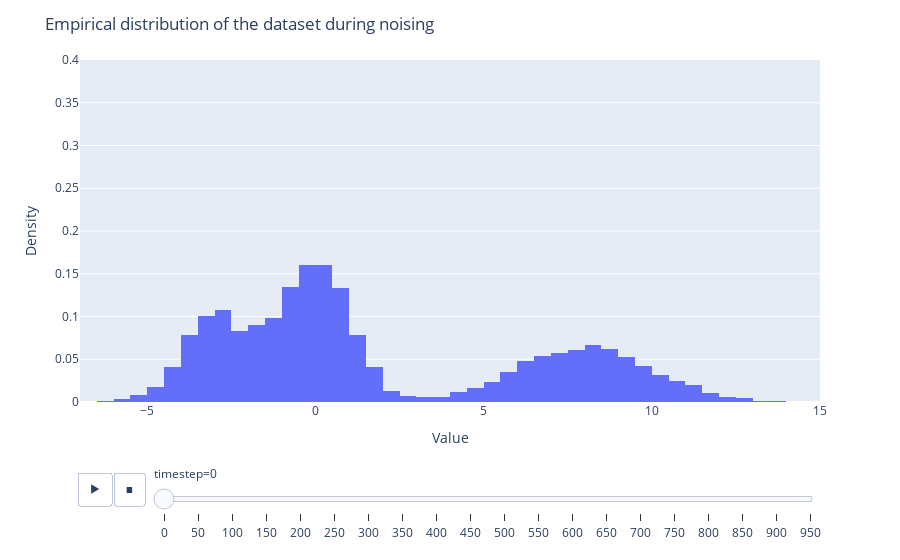

Write notebook code for a chart like this one.
### Code cell
data = []

for t in range(0, timesteps, 50): 
    
    t_index = torch.full((x_0.shape[0],), t, device=device)
    noised = noising(t_index, x_0, alpha_bar, seed=42)
    for val in noised.flatten().cpu().numpy():
        data.append({'value': val, 'timestep': t})

df = pd.DataFrame(data)

fig = px.histogram(df, x='value', animation_frame='timestep', nbins = 90, histnorm='probability density', range_x=[-10, 15])

fig.update_layout(
    title=f"Empirical distribution of the dataset during noising",
    xaxis_title="Value",
    yaxis_title="Density",
    showlegend=False,
    yaxis=dict(range=[0, 0.4]),
    xaxis=dict(range=[-7, 15])

)

fig.show()

### Figure 1 — Plotly figure (JSON) as saved in the notebook; plotly's stock layout.template omitted (floating-point values rounded to 4 significant figures; data arrays with more than 128 entries replaced by an {"elided": "..."} marker saying what was removed)
{"data": [{"bingroup": "x", "histnorm": "probability density", "hovertemplate": "timestep=0<br>value=%{x}<br>probability density=%{y}<extra></extra>", "legendgroup": "", "marker": {"color": "#636efa", "pattern": {"shape": ""}}, "name": "", "nbinsx": 90, "orientation": "v", "showlegend": false, "type": "histogram", "x": {"elided": "10000 float values"}, "xaxis": "x", "yaxis": "y"}], "layout": {"barmode": "relative", "legend": {"tracegroupgap": 0}, "margin": {"t": 60}, "showlegend": false, "sliders": [{"active": 0, "currentvalue": {"prefix": "timestep="}, "len": 0.9, "pad": {"b": 10, "t": 60}, "steps": [{"args": [["0"], {"frame": {"duration": 0, "redraw": true}, "fromcurrent": true, "mode": "immediate", "transition": {"duration": 0, "easing": "linear"}}], "label": "0", "method": "animate"}, {"args": [["50"], {"frame": {"duration": 0, "redraw": true}, "fromcurrent": true, "mode": "immediate", "transition": {"duration": 0, "easing": "linear"}}], "label": "50", "method": "animate"}, {"args": [["100"], {"frame": {"duration": 0, "redraw": true}, "fromcurrent": true, "mode": "immediate", "transition": {"duration": 0, "easing": "linear"}}], "label": "100", "method": "animate"}, {"args": [["150"], {"frame": {"duration": 0, "redraw": true}, "fromcurrent": true, "mode": "immediate", "transition": {"duration": 0, "easing": "linear"}}], "label": "150", "method": "animate"}, {"args": [["200"], {"frame": {"duration": 0, "redraw": true}, "fromcurrent": true, "mode": "immediate", "transition": {"duration": 0, "easing": "linear"}}], "label": "200", "method": "animate"}, {"args": [["250"], {"frame": {"duration": 0, "redraw": true}, "fromcurrent": true, "mode": "immediate", "transition": {"duration": 0, "easing": "linear"}}], "label": "250", "method": "animate"}, {"args": [["300"], {"frame": {"duration": 0, "redraw": true}, "fromcurrent": true, "mode": "immediate", "transition": {"duration": 0, "easing": "linear"}}], "label": "300", "method": "animate"}, {"args": [["350"], {"frame": {"duration": 0, "redraw": true}, "fromcurrent": true, "mode": "immediate", "transition": {"duration": 0, "easing": "linear"}}], "label": "350", "method": "animate"}, {"args": [["400"], {"frame": {"duration": 0, "redraw": true}, "fromcurrent": true, "mode": "immediate", "transition": {"duration": 0, "easing": "linear"}}], "label": "400", "method": "animate"}, {"args": [["450"], {"frame": {"duration": 0, "redraw": true}, "fromcurrent": true, "mode": "immediate", "transition": {"duration": 0, "easing": "linear"}}], "label": "450", "method": "animate"}, {"args": [["500"], {"frame": {"duration": 0, "redraw": true}, "fromcurrent": true, "mode": "immediate", "transition": {"duration": 0, "easing": "linear"}}], "label": "500", "method": "animate"}, {"args": [["550"], {"frame": {"duration": 0, "redraw": true}, "fromcurrent": true, "mode": "immediate", "transition": {"duration": 0, "easing": "linear"}}], "label": "550", "method": "animate"}, {"args": [["600"], {"frame": {"duration": 0, "redraw": true}, "fromcurrent": true, "mode": "immediate", "transition": {"duration": 0, "easing": "linear"}}], "label": "600", "method": "animate"}, {"args": [["650"], {"frame": {"duration": 0, "redraw": true}, "fromcurrent": true, "mode": "immediate", "transition": {"duration": 0, "easing": "linear"}}], "label": "650", "method": "animate"}, {"args": [["700"], {"frame": {"duration": 0, "redraw": true}, "fromcurrent": true, "mode": "immediate", "transition": {"duration": 0, "easing": "linear"}}], "label": "700", "method": "animate"}, {"args": [["750"], {"frame": {"duration": 0, "redraw": true}, "fromcurrent": true, "mode": "immediate", "transition": {"duration": 0, "easing": "linear"}}], "label": "750", "method": "animate"}, {"args": [["800"], {"frame": {"duration": 0, "redraw": true}, "fromcurrent": true, "mode": "immediate", "transition": {"duration": 0, "easing": "linear"}}], "label": "800", "method": "animate"}, {"args": [["850"], {"frame": {"duration": 0, "redraw": true}, "fromcurrent": true, "mode": "immediate", "transition": {"duration": 0, "easing": "linear"}}], "label": "850", "method": "animate"}, {"args": [["900"], {"frame": {"duration": 0, "redraw": true}, "fromcurrent": true, "mode": "immediate", "transition": {"duration": 0, "easing": "linear"}}], "label": "900", "method": "animate"}, {"args": [["950"], {"frame": {"duration": 0, "redraw": true}, "fromcurrent": true, "mode": "immediate", "transition": {"duration": 0, "easing": "linear"}}], "label": "950", "method": "animate"}], "x": 0.1, "xanchor": "left", "y": 0, "yanchor": "top"}], "title": {"text": "Empirical distribution of the dataset during noising"}, "updatemenus": [{"buttons": [{"args": [null, {"frame": {"duration": 500, "redraw": true}, "fromcurrent": true, "mode": "immediate", "transition": {"duration": 500, "easing": "linear"}}], "label": "&#9654;", "method": "animate"}, {"args": [[null], {"frame": {"duration": 0, "redraw": true}, "fromcurrent": true, "mode": "immediate", "transition": {"duration": 0, "easing": "linear"}}], "label": "&#9724;", "method": "animate"}], "direction": "left", "pad": {"r": 10, "t": 70}, "showactive": false, "type": "buttons", "x": 0.1, "xanchor": "right", "y": 0, "yanchor": "top"}], "xaxis": {"anchor": "y", "domain": [0, 1], "range": [-7, 15], "title": {"text": "Value"}}, "yaxis": {"anchor": "x", "domain": [0, 1], "range": [0, 0.4], "title": {"text": "Density"}}}}
